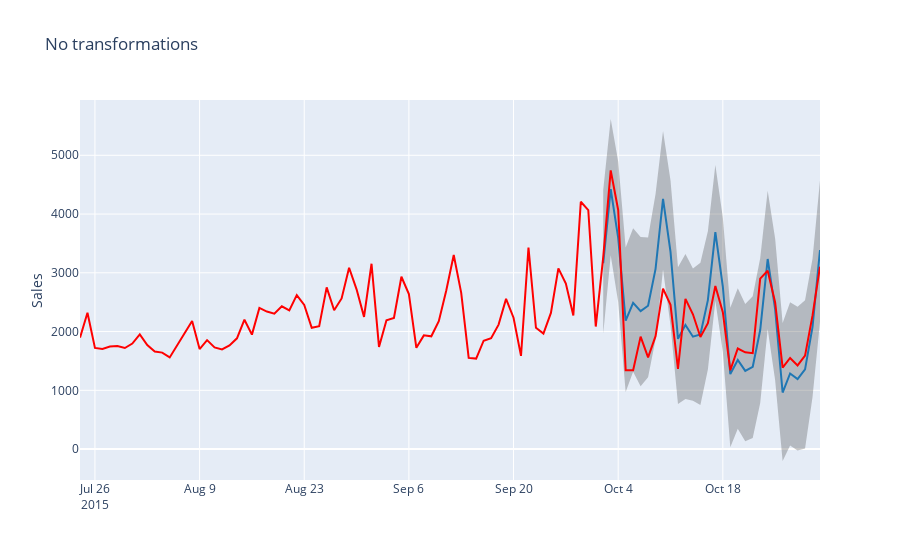
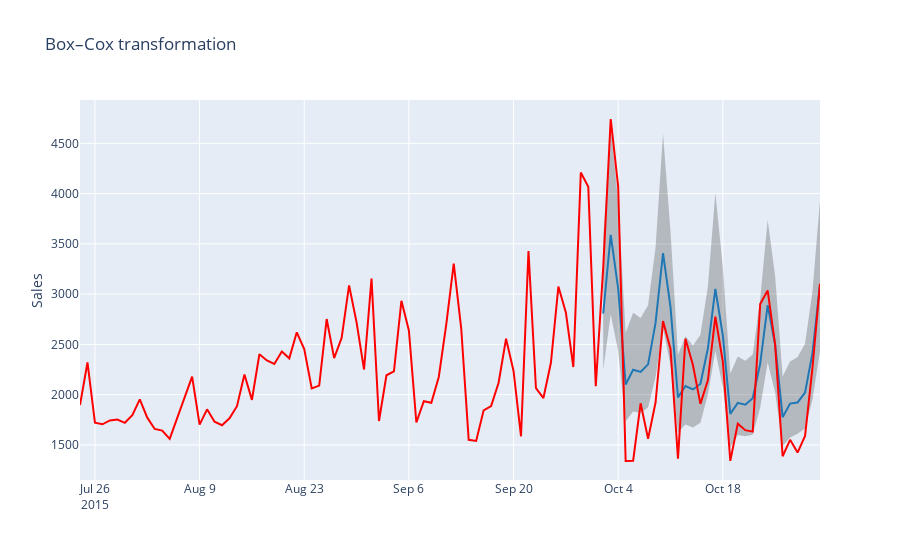

The cell these charts' notebook holds for them, in order:
### Code cell
show_forecast(cmp_df, prediction_size, 100, 'No transformations')
show_forecast(cmp_df2, prediction_size, 100, 'Box–Cox transformation')
